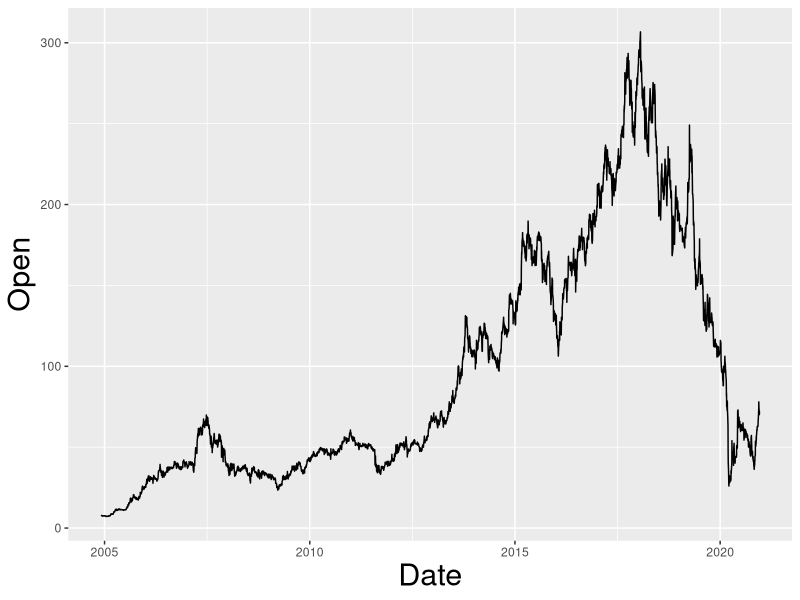

The R source for this figure:
library(data.table)
library(ggplot2)
library(lubridate)
data = fread('ccc.txt')
setnames(data, 
         colnames(data), 
         c('Ticker', 'Period', 'Date', 'Time', 'Open', 'High', 'Low', 'Close', 'Volume', 'OpenInt'))

data[, Date := ymd(Date)]

plot_data = function(data, x, y, plot_type, ...){
  ggplot(data, aes_string(x = x, y = y)) + plot_type + theme(...)
}
  
plot_data(data, x='Date', y='Open', plot_type = geom_line(),
          title = element_text(size = rel(2)))